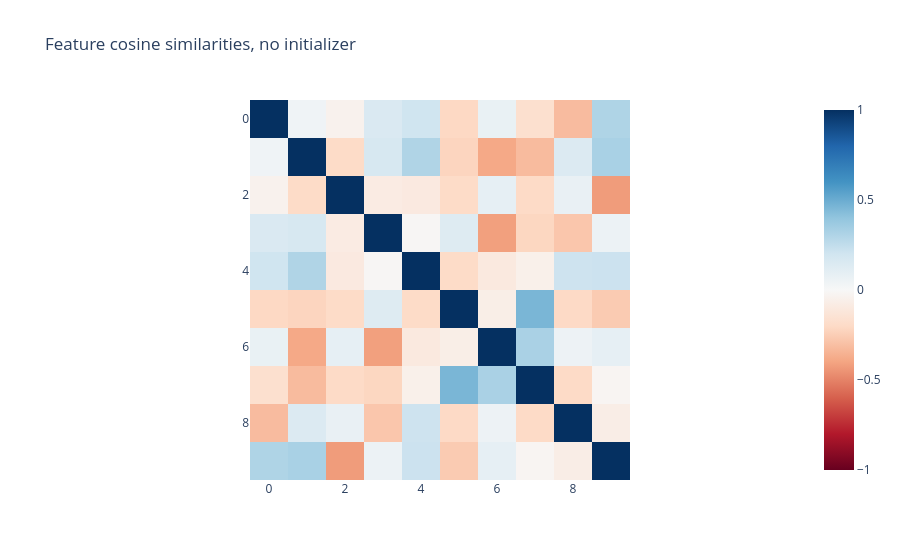

The notebook cell saved with this chart:
### Markdown cell above
Another easy way to add some superposition noise that's less uniform is to remove the `inizializer` from the `FeatureDictionary`. The default initializer tries to orthogonalize the dictionary features as much as possible, but if no initializer is provided, the features will just be left at the random initialization, and these will likely be not completely orthogonal.

### Code cell
import plotly.express as px
from sae_lens.util import cosine_similarities

non_init_dict = FeatureDictionary(
    num_features=10,
    hidden_dim=20,
    initializer=None,
)

px.imshow(
    cosine_similarities(non_init_dict.feature_vectors).detach(),
    zmin=-1,
    zmax=1,
    color_continuous_scale="rdbu",
    title="Feature cosine similarities, no initializer",
)

### Figure 1 — Plotly figure (JSON) as saved in the notebook; plotly's stock layout.template omitted (floating-point values rounded to 4 significant figures)
{"data": [{"coloraxis": "coloraxis", "hovertemplate": "x: %{x}<br>y: %{y}<br>color: %{z}<extra></extra>", "name": "0", "type": "heatmap", "xaxis": "x", "yaxis": "y", "z": [[1.0, 0.04222, -0.04053, 0.1535, 0.202, -0.2076, 0.07219, -0.1658, -0.3168, 0.3071], [0.04222, 1.0, -0.1942, 0.171, 0.3056, -0.224, -0.3843, -0.3198, 0.1397, 0.3276], [-0.04053, -0.1942, 1.0, -0.08452, -0.09789, -0.194, 0.08792, -0.2006, 0.07617, -0.4257], [0.1535, 0.171, -0.08452, 1.0, -0.01259, 0.1316, -0.4139, -0.2162, -0.2769, 0.05592], [0.202, 0.3056, -0.09789, -0.01259, 1.0, -0.1939, -0.09884, -0.05303, 0.2104, 0.2164], [-0.2076, -0.224, -0.194, 0.1316, -0.1939, 1.0, -0.06606, 0.461, -0.2021, -0.2611], [0.07219, -0.3843, 0.08792, -0.4139, -0.09884, -0.06606, 1.0, 0.325, 0.05022, 0.09148], [-0.1658, -0.3198, -0.2006, -0.2162, -0.05303, 0.461, 0.325, 1.0, -0.2011, -0.02207], [-0.3168, 0.1397, 0.07617, -0.2769, 0.2104, -0.2021, 0.05022, -0.2011, 1.0, -0.06884], [0.3071, 0.3276, -0.4257, 0.05592, 0.2164, -0.2611, 0.09148, -0.02207, -0.06884, 1.0]]}], "layout": {"coloraxis": {"cmax": 1, "cmin": -1, "colorscale": [[0.0, "rgb(103,0,31)"], [0.1, "rgb(178,24,43)"], [0.2, "rgb(214,96,77)"], [0.3, "rgb(244,165,130)"], [0.4, "rgb(253,219,199)"], [0.5, "rgb(247,247,247)"], [0.6, "rgb(209,229,240)"], [0.7, "rgb(146,197,222)"], [0.8, "rgb(67,147,195)"], [0.9, "rgb(33,102,172)"], [1.0, "rgb(5,48,97)"]]}, "title": {"text": "Feature cosine similarities, no initializer"}, "xaxis": {"anchor": "y", "constrain": "domain", "domain": [0.0, 1.0], "scaleanchor": "y"}, "yaxis": {"anchor": "x", "autorange": "reversed", "constrain": "domain", "domain": [0.0, 1.0]}}}
